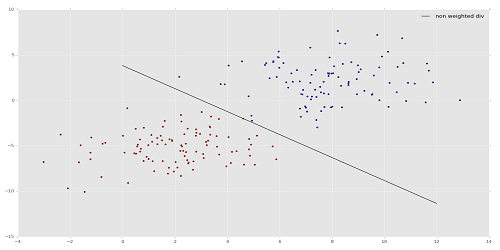
#> input picture mainsvmimage.png, 500 x 250 px, given in place of the camera
$ python 10_EdgeDetectionAndGradients.py   (older library calls are emulated)
#> lines starting #> are read from the running program, lines starting #| are printed output that depends on the picture
import cv2
import numpy as np

cap = cv2.VideoCapture(0)

while True:
    _, frame = cap.read()
#> frame is the input picture: shape (250, 500, 3); mean B, G, R 231.8, 231.6, 231.8

    laplacian = cv2.Laplacian(frame, cv2.CV_64F)
    sobelx = cv2.Sobel(frame, cv2.CV_64F,1,0,ksize=5)
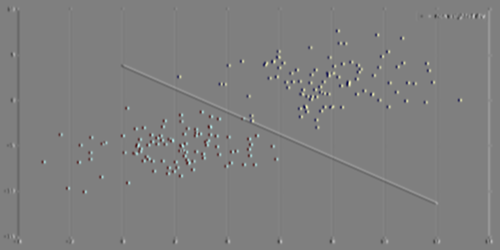
#> sobelx: shape (250, 500, 3) float64; mean B, G, R 0, 0, 0; drawn with min black and max white
    sobely = cv2.Sobel(frame, cv2.CV_64F,0,1,ksize=5)
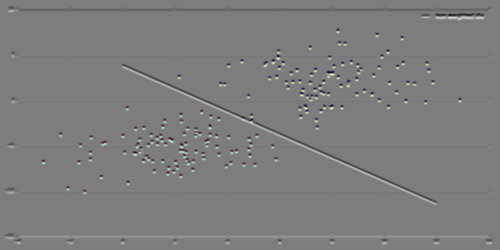
#> sobely: shape (250, 500, 3) float64; mean B, G, R 0, 0, 0; drawn with min black and max white
    edges = cv2.Canny(frame,100,200)
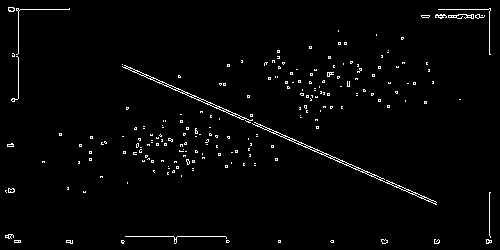
#> edges: shape (250, 500); 2% white in thin lines or dots

    cv2.imshow('original',frame)
    cv2.imshow('laplacian', laplacian)
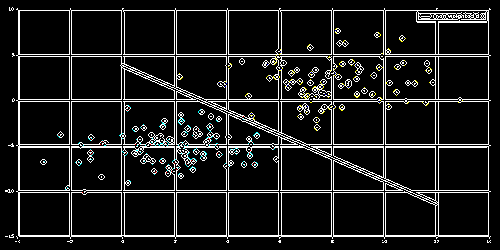
#> window 'laplacian': shape (250, 500, 3); mean B, G, R 27.4, 27.8, 27.4
    cv2.imshow('sobelx', sobelx)
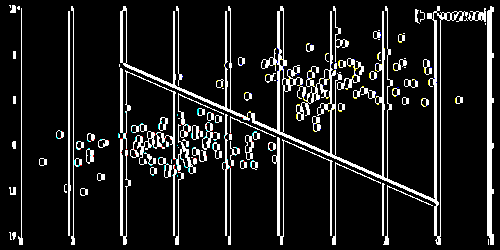
#> window 'sobelx': shape (250, 500, 3); mean B, G, R 29, 29.2, 29
    cv2.imshow('sobely', sobely)
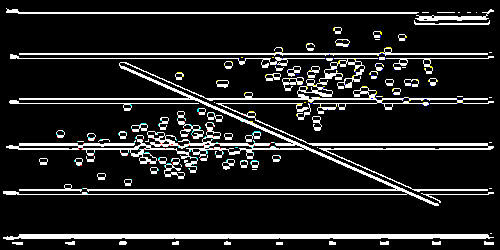
#> window 'sobely': shape (250, 500, 3); mean B, G, R 33.3, 33.5, 33.3
    cv2.imshow('edges', edges)

    if cv2.waitKey(1) & 0xFF == ord('q'):
#> (key q is pressed here)
        break

cv2.destroyAllWindows()
cv2.imwrite("LaplacianMe.jpg",laplacian) #save image
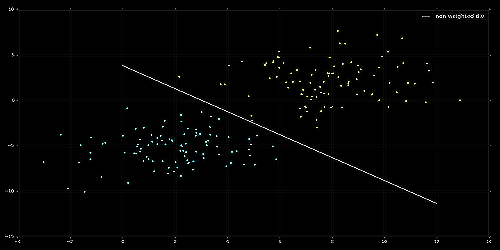
#> saved as LaplacianMe.jpg: shape (250, 500, 3); mean B, G, R 2.7, 2.9, 2.7
cv2.imwrite("EdgesMe.jpg",edges) #save image
cap.release()
